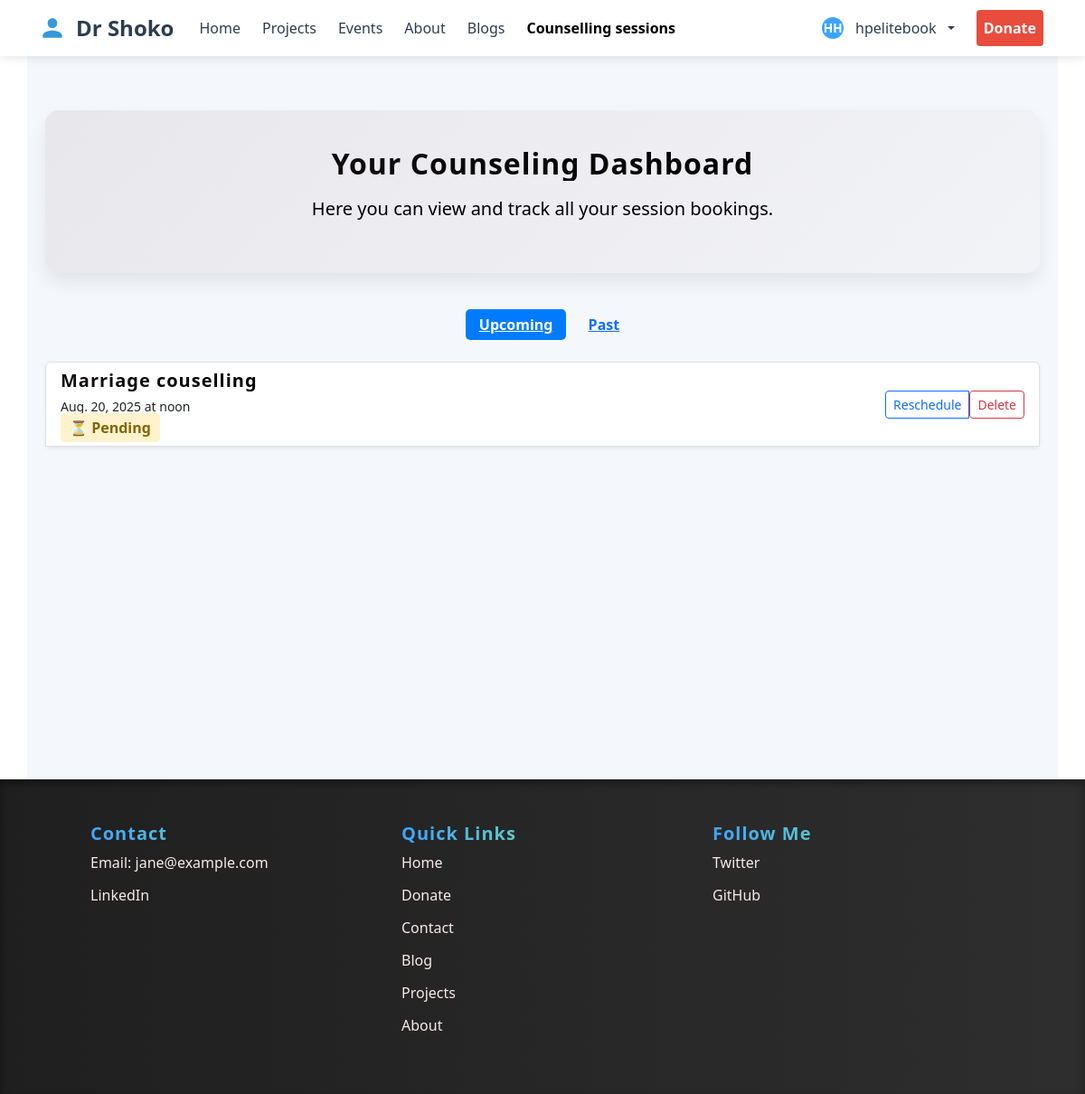
Screenshot of /counseling/all-bookings/ (signed in) with the database file from the repository.
### counseling/models.py (models this page shows, shortened)
class Booking(models.Model):
    user = models.ForeignKey(User, on_delete=models.CASCADE)
    counseling_type = models.ForeignKey(CounselingType, on_delete=models.CASCADE)
    date = models.DateField()
    time = models.TimeField()
    approved = models.BooleanField(default=False)
    created_at = models.DateTimeField(default=timezone.now)

class CounselingType(models.Model):
    name = models.CharField(max_length=100)
    price = models.DecimalField(max_digits=6, decimal_places=2)

### counseling/views.py (the view)
# urls.py: path('all-bookings/', BookingListView.as_view(), name='all-bookings'),
class BookingListView(LoginRequiredMixin, ListView):
    model = Booking
    template_name = 'counseling/booking_list.html'
    context_object_name = 'bookings'
    def get_queryset(self):
        filter_option = self.request.GET.get('filter', 'upcoming')
        now = timezone.now().date()
        if filter_option == 'past':
            return Booking.objects.filter(user=self.request.user, date__lt=now)
        return Booking.objects.filter(user=self.request.user, date__gte=now)
    def get_context_data(self, **kwargs):
        context = super().get_context_data(**kwargs)
        context['filter'] = self.request.GET.get('filter', 'upcoming')
        return context

### core/context_processors.py (called while the page is built)
def approved_projects_count(request):
    user = request.user
    if user.is_authenticated:
        count = ProjectApplication.objects.filter(user=user, status='approved').count()
        return {'approved_projects_count': count}
    return {'approved_projects_count': 0}

### counseling/templates/counseling/booking_list.html (shortened to what this page needs)
{% extends 'core/base.html' %}
{% block content %}
<div class="dashboard container">
    <div class="welcome-card text-center">
        <h2 class="mb-3">Your Counseling Dashboard</h2>
        <p class="lead">Here you can view and track all your session bookings.</p>
    </div>
    <div class="text-center mb-4">
        <a href="?filter=upcoming" class="tab {% if filter == 'upcoming' %}active{% endif %}">Upcoming</a>
        <a href="?filter=past" class="tab {% if filter == 'past' %}active{% endif %}">Past</a>
    </div>
    {% if bookings %}
    <ul class="list-group shadow-sm">
        {% for booking in bookings %}
        <li class="list-group-item d-flex justify-content-between align-items-center fade-in">
            <div>
                <h5 class="mb-1">{{ booking.counseling_type.name }}</h5>
                <small>{{ booking.date }} at {{ booking.time }}</small>
                <br>
                <span class="booking-status {% if booking.approved %}status-approved{% else %}status-pending{% endif %}">
                    {% if booking.approved %}✔ Approved{% else %}⏳ Pending{% endif %}
                </span>
            </div>
            <div class="btn-group">
                <button class="btn btn-sm btn-outline-primary" data-bs-toggle="modal"
                    data-bs-target="#rescheduleModal{{ booking.id }}">Reschedule</button>
                <form method="POST" action="{% url 'counseling:delete_booking' booking.id %}"
                      onsubmit="return confirm('Are you sure you want to delete this booking?');">
                    <button class="btn btn-sm btn-outline-danger" type="submit">Delete</button>
                </form>
            </div>
        </li>
        {% endfor %}
    </ul>
    {% else %}
    <div class="alert alert-info text-center mt-4">You have no bookings yet.</div>
    {% endif %}
</div>
{% endblock %}

### core/templates/core/base.html (shortened to what this page needs)
{% load static %}
<!DOCTYPE html>
<html lang="en">
<head>
  <link href="https://cdn.jsdelivr.net/npm/bootstrap@5.3.3/dist/css/bootstrap.min.css" rel="stylesheet" />
  <link rel="stylesheet" href="https://cdnjs.cloudflare.com/ajax/libs/font-awesome/6.4.0/css/all.min.css" />
  <link rel="stylesheet" href="https://cdnjs.cloudflare.com/ajax/libs/font-awesome/6.4.0/css/all.min.css" />
   <link rel="stylesheet" href="{% static 'core/css/style.css' %}" />
</head>
<body>
  <header class="navbar-container">
    <div class="container">
      <nav class="navbar navbar-expand-lg">
        <a class="navbar-brand" href="{% url 'index' %}">
          <svg xmlns="http://www.w3.org/2000/svg" viewBox="0 0 24 24"><path d="M12 12c2.21 0 4-1.79 4-4s-1.79-4-4-4-4 1.79-4 4 1.79 4 4 4zm0 2c-2.67 0-8 1.34-8 4v2h16v-2c0-2.66-5.33-4-8-4z"/></svg>
          Dr Shoko
        </a>
<div class="navbar-collapse" id="navbarContent">
          <ul class="navbar-nav me-auto mb-2 mb-lg-0">
            <li class="nav-item">
              <a class="nav-link {% if request.path == '/' %}active{% endif %}" href="{% url 'index' %}">Home</a>
            </li>
            <li class="nav-item">
              <a class="nav-link {% if 'projects' in request.path %}active{% endif %}" href="{% url 'projects' %}">Projects</a>
            </li>
            <li class="nav-item">
              <a class="nav-link {% if 'events' in request.path %}active{% endif %}" href="{% url 'events' %}">Events</a>
            </li>
            <li class="nav-item">
              <a class="nav-link {% if 'about' in request.path %}active{% endif %}" href="{% url 'about' %}">About</a>
            </li>
            <li class="nav-item">
              <a class="nav-link {% if 'blog' in request.path %}active{% endif %}" href="{% url 'blog' %}">Blogs</a>
            </li>
            <li class="nav-item">
             <a class="nav-link {% if request.resolver_match.namespace == 'counseling' %}active{% endif %}"href="{% url 'counseling:counselling_home' %}"> Counselling sessions</a>
          </ul>
          <ul class="navbar-nav ms-auto">
            {% if user.is_authenticated %}
              <li class="nav-item dropdown">
                <a class="nav-link dropdown-toggle d-flex align-items-center gap-2" href="#" id="userDropdown" role="button"
                   data-bs-toggle="dropdown" aria-expanded="false">
                  <span class="user-initial">{{ user.first_name|default:user.username|slice:":1"|upper }}{{ user.last_name|default:user.username|slice:":1"|upper }}</span>
                  <span class="d-none d-lg-inline">{{ user.first_name|default:user.username }}</span>
                </a>
              </li>
            {% endif %}
            <li class="nav-item ms-lg-2">
              <a href="{% url 'donate' %}" class="donate-btn nav-link">Donate</a>
            </li>
          </ul>
        </div>
      </nav>
    </div>
  </header>
  <main id="main-content">
    {% block content %}
    {% endblock %}
  </main>
  <footer><div class="footer-container">
    <div class="footer-section">
      <h4>Contact</h4>
      <ul>
        <li><a href="mailto:jane@example.com">Email: jane@example.com</a></li>
        <li><a href="#">LinkedIn</a></li>
      </ul>
    </div>
    <div class="footer-section">
      <h4>Quick Links</h4>
      <ul>
        <li><a href="{% url 'index' %}">Home</a></li>
        <li><a href="{% url 'donate' %}">Donate</a></li>
        <li><a href="{% url 'contact' %}">Contact</a></li>
        <li><a href="{% url 'blog' %}">Blog</a></li>
        <li><a href="{% url 'projects' %}">Projects</a></li>
        <li><a href="{% url 'about' %}">About</a></li>
      </ul>
    </div>
    <div class="footer-section">
      <h4>Follow Me</h4>
      <ul>
        <li><a href="#">Twitter</a></li>
        <li><a href="#">GitHub</a></li>
      </ul>
    </div>
  </div>
  </footer>
</body>
</html>

### core/static/core/css/style.css (style rules this page uses)
.navbar-container { background-color: #fff; box-shadow: 0 2px 10px rgba(0, 0, 0, 0.1); position: sticky; top: 0; z-index: 1030; }
.navbar-brand { display: flex; align-items: center; font-weight: 700; font-size: 1.5rem; color: #2c3e50; }
.navbar-brand svg { width: 32px; height: 32px; margin-right: 10px; fill: #3498db; }
.nav-link { color: #2c3e50; font-weight: 500; padding: 0.5rem 1rem; margin: 0 0.25rem; border-radius: 4px; transition: all 0.3s ease; }
.nav-link.active { color: #3498db; font-weight: 600; }
.user-initial { display: inline-flex; align-items: center; justify-content: center; width: 36px; height: 36px; border-radius: 50%; background-color: #3498db; color: white; font-weight: 600; }
.donate-btn { background-color: #e74c3c; color: white; padding: 0.5rem 1.5rem; border-radius: 4px; font-weight: 600; transition: all 0.3s ease; white-space: nowrap; }
h1, h2, h3, h4, h5, h6 { font-weight: 900; letter-spacing: 1px; background: linear-gradient(90deg, #141010, #000000); -webkit-background-clip: text; background-clip: text; -webkit-text-fill-color: transparent; }
p { font-size: 1.05rem; color: #000000; }
footer { background: linear-gradient(90deg, #1f1f1f, #2e2e2e); color: #ccc; padding: 3rem 1rem; box-shadow: inset 0 4px 10px rgba(0,0,0,0.4); }
.footer-container { max-width: 1000px; margin: 0 auto; display: flex; flex-wrap: wrap; justify-content: space-between; gap: 2rem; }
.footer-section { flex: 1 1 220px; min-width: 180px; }
.footer-section h4 { background: linear-gradient(90deg, #3da4ff, #91ff6f); -webkit-background-clip: text; background-clip: text; -webkit-text-fill-color: transparent; font-weight: 700; font-size: 1.25rem; }
.footer-section ul { list-style: none; padding: 0; }
.footer-section ul li { margin-bottom: 0.75rem; }
.footer-section ul li a { color: #f8e9e9; text-decoration: none; font-weight: 500; }
.user-initial { display: inline-flex; align-items: center; justify-content: center; width: 24px; height: 24px; border-radius: 50%; background: #3da4ff; color: white; font-weight: 700; font-size: 0.85rem; text-transform: uppercase; margin-right: 0.3rem; user-select: none; }

### counseling/templates/counseling/booking_list.html (style rules this page uses)
.booking-status { font-weight: bold; padding: 5px 10px; border-radius: 5px; }
.status-pending { color: #856404; background-color: #fff3cd; }
.fade-in { animation: fadeIn 0.6s ease-in; }
.tab { display: inline-block; margin: 0 10px; cursor: pointer; font-weight: bold; }
.tab.active { color: #fff; background: #007bff; padding: 5px 15px; border-radius: 5px; }
.dashboard { background: #f4f7fc; padding: 60px 20px; min-height: 100vh; }
.welcome-card { background: linear-gradient(135deg, #e8e7ec, #f2f3f7); color: white; padding: 40px 30px; border-radius: 15px; margin-bottom: 40px; box-shadow: 0 10px 20px rgba(0, 0, 0, 0.08); animation: fadeIn 1s ease-in; }

### rows the page displays
Booking: counseling_type.name "Marriage couselling", date "Aug. 20, 2025", time "noon", approved "⏳ Pending"

### other values shown
{{ user.first_name|default:user.username|slice:":1"|upper }} "H"
{{ user.last_name|default:user.username|slice:":1"|upper }} "H"
{{ user.first_name|default:user.username }} "hpelitebook"
